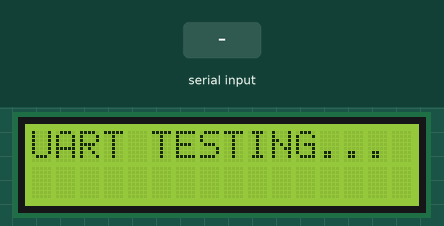
This sketch was run on a simulated Arduino Uno, built with avr-gcc and run on an emulated ATmega328P. On the bench: 16×2 character LCD. The inputs (shaded band) are chosen by the test bench.

Above: at 3.2 s.
3.3 s: byte 13 (0x0d) received over Serial
Timing chart, 0 to 6.3 s (numbered marks = the images above; inputs shaded):
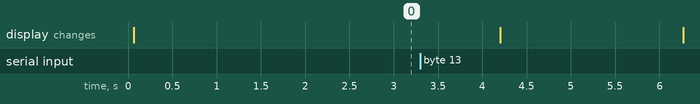

The sketch:

uart_int.ino
```cpp
#include <LiquidCrystal.h>
LiquidCrystal lcd(8,9,2,3,4,5);
String inputString = "";
bool stringComplete = false;
void setup() {
  // put your setup code here, to run once:
  Serial.begin(9600);
  inputString.reserve(200);
}
void loop() {
  // put your main code here, to run repeatedly:
  lcd.begin(16,2);
  lcd.clear();
  lcd.setCursor(0, 0);
  lcd.print("UART TESTING...");
  lcd.setCursor(0, 1);
  if (stringComplete == true) {
    lcd.print(inputString);
    Serial.println(inputString);
    inputString = "";
    stringComplete = false;
  }
  delay(2000);
}
void serialEvent() {
  while (Serial.available()) {
    char inChar = (char) Serial.read();
    inputString += inChar;
    if (inChar == 0x0d)
      stringComplete = true;
  }
}
```
